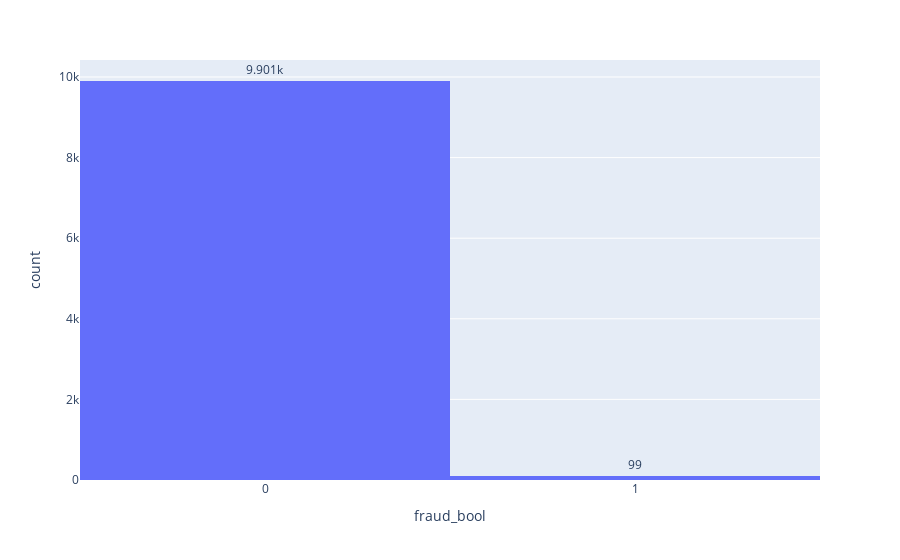

This figure's notebook cell:
### Markdown cell above
### 1.3 Analyse de la distribution de la variable cible

### Code cell
# Observation de la distribution de la variable cible
fig = px.histogram(data_set, x = "fraud_bool", nbins=2)
fig.update_traces(texttemplate='%{y}', textposition='outside')
fig.update_layout(xaxis=dict(tickmode='array',tickvals=[0, 1],ticktext=['0', '1']))
fig.show()

### Figure 1 — Plotly figure (JSON) as saved in the notebook; plotly's stock layout.template omitted (floating-point values rounded to 4 significant figures; data arrays with more than 128 entries replaced by an {"elided": "..."} marker saying what was removed)
{"data": [{"alignmentgroup": "True", "bingroup": "x", "hovertemplate": "fraud_bool=%{x}<br>count=%{y}<extra></extra>", "legendgroup": "", "marker": {"color": "#636efa", "pattern": {"shape": ""}}, "name": "", "nbinsx": 2, "offsetgroup": "", "orientation": "v", "showlegend": false, "textposition": "outside", "texttemplate": "%{y}", "type": "histogram", "x": {"elided": "10000 int values"}, "xaxis": "x", "yaxis": "y"}], "layout": {"barmode": "relative", "legend": {"tracegroupgap": 0}, "margin": {"t": 60}, "xaxis": {"anchor": "y", "domain": [0, 1], "tickmode": "array", "ticktext": ["0", "1"], "tickvals": [0, 1], "title": {"text": "fraud_bool"}}, "yaxis": {"anchor": "x", "domain": [0, 1], "title": {"text": "count"}}}}
